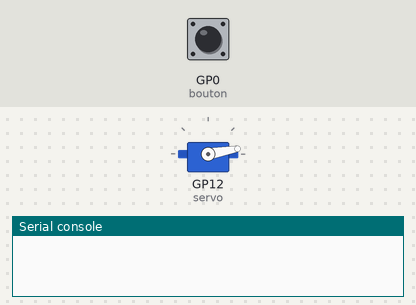
This program was run on a simulated Raspberry Pi Pico running MicroPython. On the bench: servo, the last lines printed to the serial console. The inputs (shaded band) are chosen by the test bench; at power-on: GP0 (bouton) HIGH. Servo angles are drawn from the pulse width (0.5 ms = 0°, 2.5 ms = 180°).

Above: at 1.2 s.
1.3 s: GP0 (bouton) pulled LOW for 1 s
At 3.0 s:
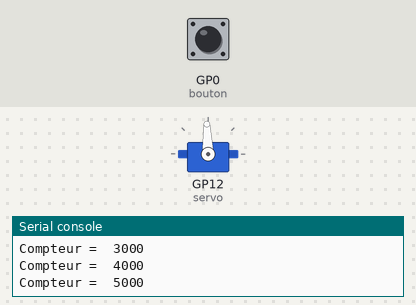
3.8 s: GP0 (bouton) pulled LOW for 0.35 s
At 4.4 s:
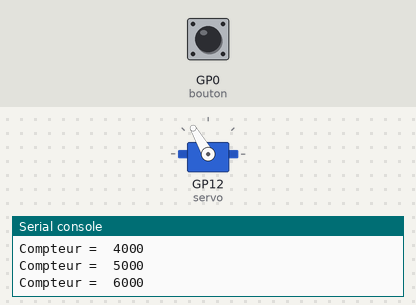
5.6 s: GP0 (bouton) pulled LOW for 0.35 s
At 7.0 s:
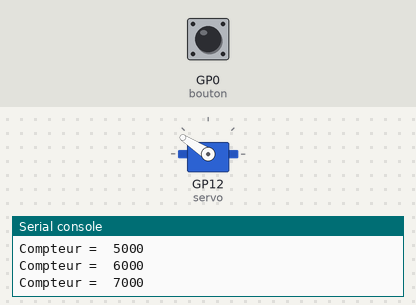
7.4 s: GP0 (bouton) pulled LOW for 3.2 s
At 8.4 s:
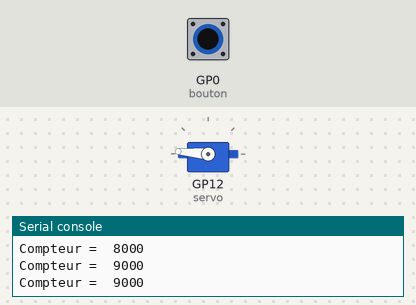
Timing chart, 0 to 10.4 s (numbered marks = the images above; inputs shaded):
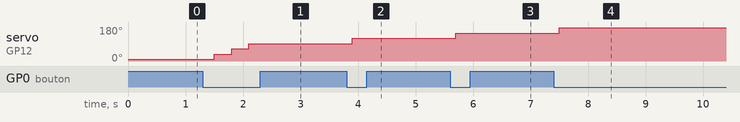

The program:

code_servo_1bp.py
```python
from machine import Pin, PWM
import time

#Declaration du bouton
bouton = Pin(0, machine.Pin.IN, Pin.PULL_UP)

#Declaration du servo
servo = PWM(Pin(12))
servo.freq(50)
servo.duty_u16(2000)

#Declaration d'une variable compteur
compteur = 2000

while True:
    #On regarde l'etat du bouton
    if bouton.value() == 0:
        compteur = compteur + 1000
        print("Compteur = ",compteur)

    #On verifie et on corrige si besoin
    #les valeurs du compteur
    if (compteur > 8000):
        compteur = 8000

    #On envoie la valeur au servo
    servo.duty_u16(compteur)

    #On attends un peu (pour éviter les rebonds du BP)
    time.sleep(0.3)
```

Measured:
- after the input at 1.3 s, servo on GP12 (servo): 10° → 37° after 0.20 s, → 65° 0.30 s later, → 92° 0.30 s later
- after the input at 3.8 s, servo on GP12 (servo): 92° → 120° after 0.10 s
- after the input at 5.6 s, servo on GP12 (servo): 120° → 147° after 0.10 s
- after the input at 7.4 s, servo on GP12 (servo): 147° → 175° after 0.10 s
